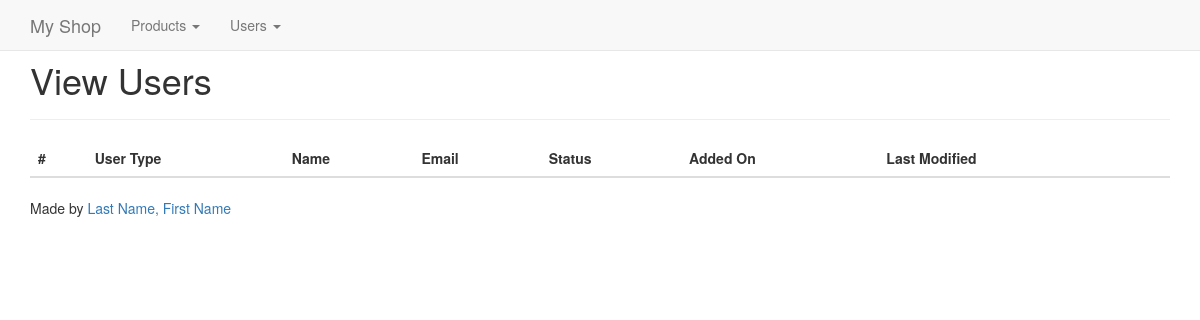
Page /admin/users/index.php on the earlier database version.
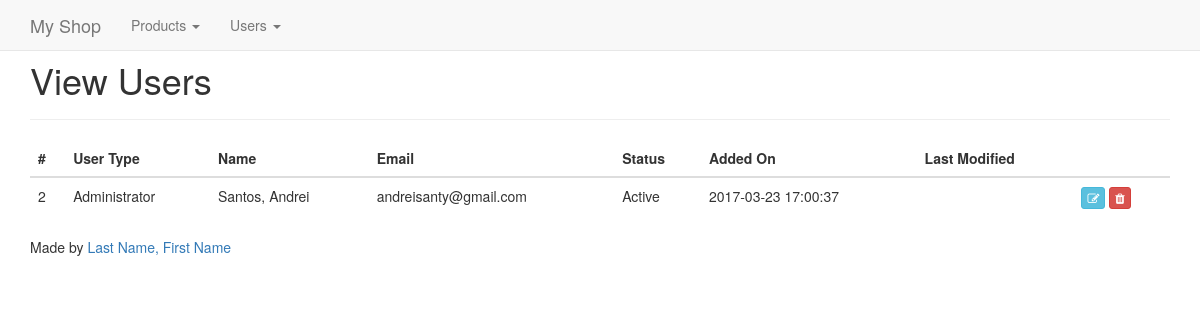
Same page on the later database version.
### tables this page shows
CREATE TABLE `users` (
  `userID` int(11) NOT NULL,
  `typeID` int(11) NOT NULL,
  `firstName` varchar(80) NOT NULL,
  `lastName` varchar(40) NOT NULL,
  `email` varchar(100) NOT NULL,
  `password` varchar(300) NOT NULL,
  `street` varchar(50) NOT NULL,
  `municipality` varchar(50) NOT NULL,
  `cityID` int(11) NOT NULL,
  `landline` varchar(15) NOT NULL,
  `mobile` char(11) NOT NULL,
  `status` varchar(20) NOT NULL,
  `addedOn` datetime NOT NULL,
  `lastModified` datetime DEFAULT NULL
);

CREATE TABLE `types` (
  `typeID` int(11) NOT NULL,
  `userType` varchar(20) NOT NULL
);

### admin/users/index.php (the view, shortened to what this page needs)
<?php
	$page_title = "View Users";
    include_once('../../includes/header_admin.php');
    $sql_users = "SELECT u.userID, t.userType, u.firstName, u.lastName,
		u.email, u.status, u.addedOn, u.lastModified
		FROM users u
		INNER JOIN types t ON u.typeID = t.typeID
		WHERE u.Status!='Archived'";
    $result_users = $con->query($sql_users);
?>
<form method="POST" class="form-horizontal">
	<div class="col-lg-12">
		<table id="tblUsers" class="table table-hover">
			<thead>
				<th>#</th>
				<th>User Type</th>
				<th>Name</th>
				<th>Email</th>
				<th>Status</th>
				<th>Added On</th>
				<th>Last Modified</th>
				<th></th>
			</thead>
			<tbody>
				<?php
					while ($row = mysqli_fetch_array($result_users))
					{
						$id = $row['userID'];
						$type = $row['userType'];
						$fn = $row['firstName'];
						$ln = $row['lastName'];
						$email = $row['email'];
						$status = $row['status'];
						$added = $row['addedOn'];
						$modified = $row['lastModified'];
						echo "
							<tr>
								<td>$id</td>
								<td>$type</td>
								<td>$ln, $fn</td>
								<td>$email</td>
								<td>$status</td>
								<td>$added</td>
								<td>$modified</td>
								<td>
									<a href='details.php?id=$id' class='btn btn-xs btn-info'>
										<i class='fa fa-edit'></i>
									</a>
									<a href='delete.php?id=$id' class='btn btn-xs btn-danger'
										onclick='return confirm(\"Archived record?\");''>
										<i class='fa fa-trash'></i>
									</a>
								</td>
							</tr>
						";
					}
				?>
			</tbody>
		</table>
	</div>
</form>
<?php
	include_once('../../includes/footer.php');

### includes/header_admin.php (shortened to what this page needs)
<!DOCTYPE html>
<html xmlns="http://www.w3.org/1999/xhtml">
<head>
    <link href="<?php echo app_path ?>css/bootstrap.css" rel="stylesheet" />
    <link href="<?php echo app_path ?>css/custom.css" rel="stylesheet" />
    <link href="<?php echo app_path ?>css/font-awesome.min.css" rel="stylesheet" />
    <link href="<?php echo app_path ?>css/jasny-bootstrap.min.css" rel="stylesheet" />
    <link href="//cdn.datatables.net/1.10.13/css/jquery.dataTables.min.css" rel="stylesheet" />
</head>
<body>
    <div class="navbar navbar-default navbar-fixed-top">
        <div class="container">
            <div class="navbar-header">
                <a id="home" href="<?php echo app_path ?>admin" class="navbar-brand">My Shop</a>
            </div>
            <div class="navbar-collapse collapse" id="navbar-main" style="height: 1px;">
                <ul class="nav navbar-nav">
                    <li class="dropdown">
                        <a class="dropdown-toggle" data-toggle="dropdown" id="products" href="#">Products <span class="caret"></span></a>
                    </li>
                    <li class="dropdown">
                        <a class="dropdown-toggle" data-toggle="dropdown" id="users" href="#">Users <span class="caret"></span></a>
                    </li>
                </ul>
            </div>
        </div>
    </div>
    <div class="container">
        <div class="clearfix">
            <div class="page-header">
                <div class="row">
                    <div class="col-lg-12">
                        <h1><?php echo $page_title; ?></h1>
                    </div>
                </div>
            </div>
            <div class="row">

### includes/footer.php (shortened to what this page needs)
            </div>
        </div>
        <footer>
            <div class="row">
                <div class="col-lg-12">
                    <p>Made by <a href="#">Last Name, First Name</a></p>
                </div>
            </div>
        </footer>
    </div>
</body>
</html>

Differences in the rows shown:
added users: userID "2", typeID.userType "Administrator", lastName "Santos", firstName "Andrei", email "andreisanty@gmail.com", status "Active", addedOn "2017-03-23 17:00:37"
